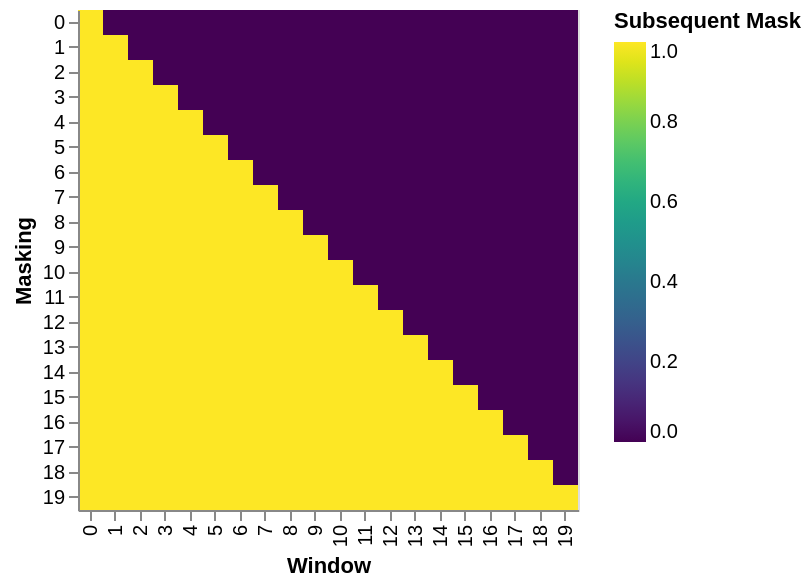

This figure's notebook cell:
### Markdown cell above
> Below the attention mask shows the position each tgt word (row) is
> allowed to look at (column). Words are blocked for attending to
> future words during training.

### Code cell
def example_mask():
    LS_data = pd.concat(
        [
            pd.DataFrame(
                {
                    "Subsequent Mask": subsequent_mask(20)[0][x, y].flatten(),
                    "Window": y,
                    "Masking": x,
                }
            )
            for y in range(20)
            for x in range(20)
        ]
    )

    return (
        alt.Chart(LS_data)
        .mark_rect()
        .properties(height=250, width=250)
        .encode(
            alt.X("Window:O"),
            alt.Y("Masking:O"),
            alt.Color("Subsequent Mask:Q", scale=alt.Scale(scheme="viridis")),
        )
        .interactive()
    )


show_example(example_mask)

### Figure 1 — Vega-Lite specification as saved in the notebook (floating-point values rounded to 4 significant figures; data arrays with more than 128 entries replaced by an {"elided": "..."} marker saying what was removed)
{"config": {"view": {"continuousWidth": 300, "continuousHeight": 300}}, "data": {"name": "data-b1e327ac8c79b2564320d4813313cbb8"}, "mark": {"type": "rect"}, "encoding": {"color": {"field": "Subsequent Mask", "scale": {"scheme": "viridis"}, "type": "quantitative"}, "x": {"field": "Window", "type": "ordinal"}, "y": {"field": "Masking", "type": "ordinal"}}, "height": 250, "params": [{"name": "param_1e9efca18e7a2868", "select": {"type": "interval", "encodings": ["x", "y"]}, "bind": "scales"}], "width": 250, "$schema": "https://vega.github.io/schema/vega-lite/v6.1.0.json", "datasets": {"data-b1e327ac8c79b2564320d4813313cbb8": {"elided": "400 records"}}}
